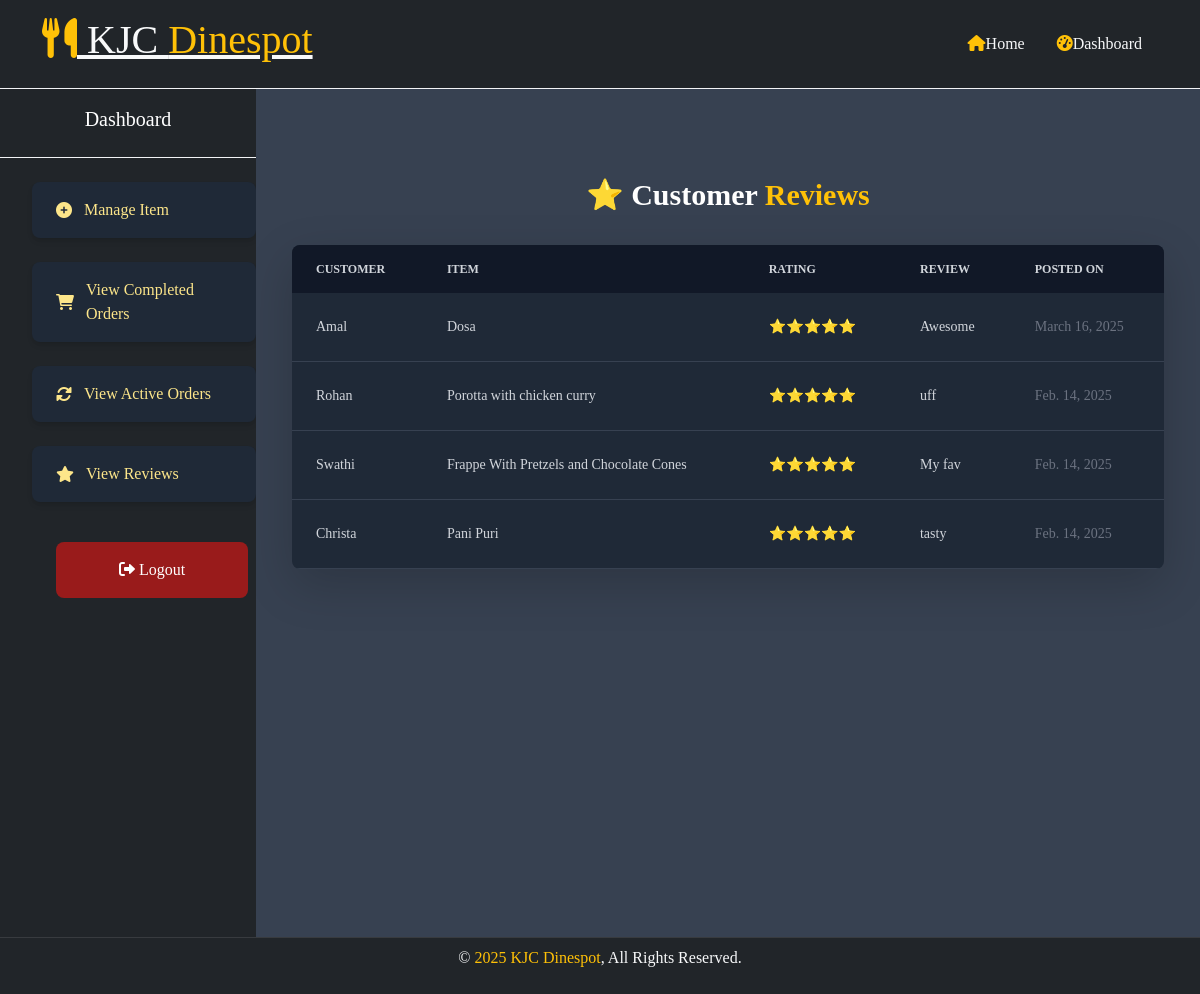
Screenshot of /reviews/ (signed in) with the database file from the repository.
### canteenapp/models.py (models this page shows, shortened)
class Reviews(models.Model):
    RATING_CHOICES = [(i, str(i)) for i in range(1, 6)]  # Rating choices from 1 to 5
    user = models.ForeignKey(User, on_delete=models.CASCADE, related_name="reviews")
    item = models.ForeignKey(Item, on_delete=models.CASCADE, related_name="reviews")
    title = models.CharField(max_length=100, blank=True)  # Optional review title
    rating = models.PositiveIntegerField(choices=RATING_CHOICES, default=1)
    review = models.TextField()
    posted_on = models.DateField(default=timezone.now)

class Item(models.Model):
    LABELS = (
        ('BestSeller', 'BestSeller'),
        ('New', 'New'),
        ('Spicy🔥', 'Spicy🔥'),
    )
    CATEGORY = (
        ('Special', 'Special'),
        ('Juice', 'Juice'),
        ('Shake', 'Shake'),
        ('Snack', 'Snack'),
    )
    STATUS = (
        ('Available','Available'),
        ('Not available','Not available')
    )
    title = models.CharField(max_length=150)
    description = models.CharField(max_length=250, blank=True)
    price = models.FloatField()
    pieces = models.IntegerField(default=6)
    category = models.CharField(max_length=25, choices=CATEGORY, blank=True)
    instructions = models.CharField(max_length=250, choices=STATUS, blank=True)
    image = models.ImageField(default='default.png', upload_to='images/')
    labels = models.CharField(max_length=25, choices=LABELS, blank=True)
    canteen = models.ForeignKey(Canteen, on_delete=models.CASCADE, related_name="items")

### main/models.py (models this page shows, shortened)
class User(models.Model):
    ROLE_CHOICES = [
        ('user', 'User'),
        ('caterer', 'Caterer'),
        ('admin', 'Admin'),
    ]
    name = models.CharField(max_length=255)
    email = models.EmailField(unique=True)
    password = models.CharField(max_length=255)  # Consider using Django's authentication system
    role = models.CharField(max_length=10, choices=ROLE_CHOICES)
    phone = models.CharField(max_length=15, null=True, blank=True)
    USERNAME_FIELD = 'email'  # Specify the field to be used for login (email in this case)
    REQUIRED_FIELDS = ['password']

### canteenapp/views.py (the view)
# urls.py: path('reviews/', views.caterer_reviews, name='caterer_reviews'),
def caterer_reviews(request):
    user_id = request.session.get('user_id')
    user = get_object_or_404(User, id=user_id)
    try:
        canteen = Canteen.objects.get(caterer=user)
        items = Item.objects.filter(canteen=canteen)
        reviews = Reviews.objects.filter(item__in=items).select_related('user', 'item')
    except Canteen.DoesNotExist:
        reviews = []
    return render(request, 'review.html', {'reviews': reviews})

### canteenapp/templates/review.html
{% extends 'caterer_home.html' %}
{% load static %}
{% block content %}
<section class="py-16 min-h-screen">
    <div class="container mx-auto font-serif px-6">
        <h1 class="text-3xl font-bold text-center text-warning mb-8">⭐ <span class="text-white">Customer</span> Reviews</h1>
        {% if reviews %}
        <div class="overflow-x-auto bg-gray-800 rounded-lg shadow-lg">
            <table class="w-full text-left text-sm text-gray-300">
                <thead class="bg-gray-900 uppercase text-xs">
                    <tr>
                        <th class="px-6 py-3">Customer</th>
                        <th class="px-6 py-3">Item</th>
                        <th class="px-6 py-3">Rating</th>
                        <th class="px-6 py-3">Review</th>
                        <th class="px-6 py-3">Posted On</th>
                    </tr>
                </thead>
                <tbody>
                    {% for review in reviews %}
                    <tr class="border-b border-gray-700 hover:bg-gray-600 transition duration-200 ">
                        <td class="px-6 py-4">{{ review.user.name }}</td>
                        <td class="px-6 py-4">{{ review.item.title }}</td>
                        <td class="px-6 py-4 text-yellow-400">
                            {% for _ in "x"|rjust:review.rating %}⭐{% endfor %}
                        </td>
                        <td class="px-6 py-4">{{ review.review }}</td>
                        <td class="px-6 py-4 text-sm text-gray-500">{{ review.posted_on }}</td>
                    </tr>
                    {% endfor %}
                </tbody>
            </table>
        </div>
        {% else %}
        <p class="text-center text-lg text-gray-400">No reviews available yet. 😊</p>
        {% endif %}
    </div>
</section>
{% endblock %}

### static/css/style.css (style rules this page uses)
body { font-family: 'Playfair Display', serif; background-color: #0c0b09; background-size: cover; color: #fff; margin: 0; width: 100%; height: 100vh; }

### canteenapp/templates/caterer_home.html (style rules this page uses)
body { background-color: #1a1a1a; }

### rows the page displays
Reviews: user.name "Amal", item "Dosa", review "Awesome", posted_on "March 16, 2025"
Reviews: user.name "Rohan", item "Porotta with chicken curry", review "uff", posted_on "Feb. 14, 2025"
Reviews: user.name "Swathi", item "Frappe With Pretzels and Chocolate Cones", review "My fav", posted_on "Feb. 14, 2025"
Reviews: user.name "Christa", item "Pani Puri", review "tasty", posted_on "Feb. 14, 2025"
